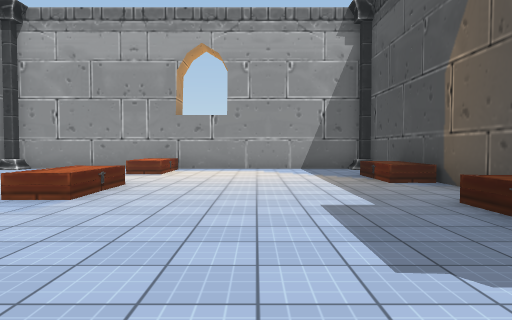
view 1 (above)

24 first-person views from a walk through a Unity game level. The camera is 1.3 m above the floor, tilts 2° down and sees 70° across. The floor is counted in squares, 2 m on a side. Each view is taken from the middle of a square. On the plan, view 1 faces up. The plan holds only what a view shows up to about 11 squares ahead; the rest is blank. The place goes on beyond the plan. Some animated figures are not drawn. Some surface patterns are stand-ins.

view 2
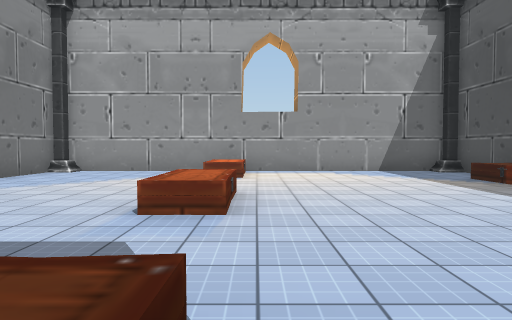

view 3
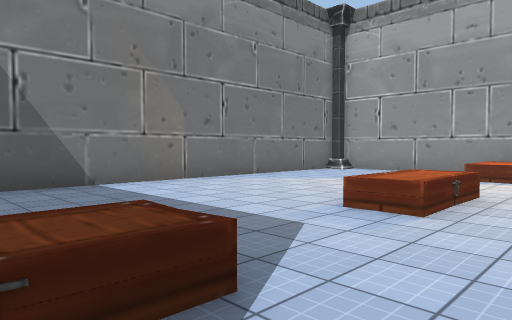

view 4
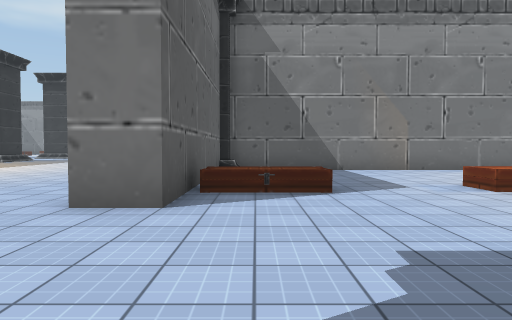

view 5
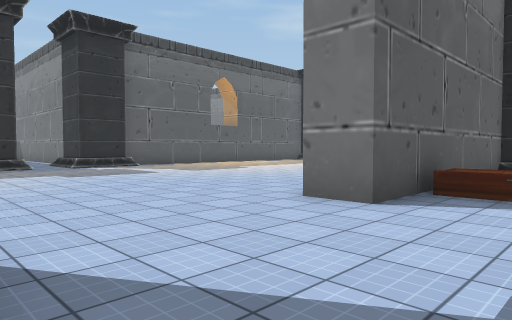

view 6
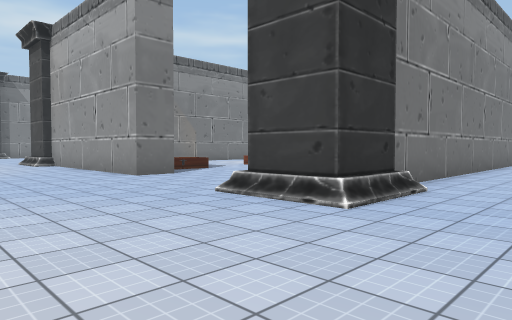

view 7
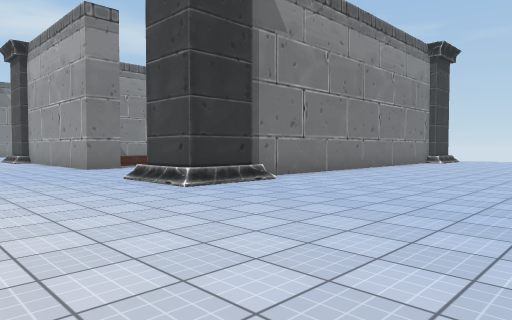

view 8
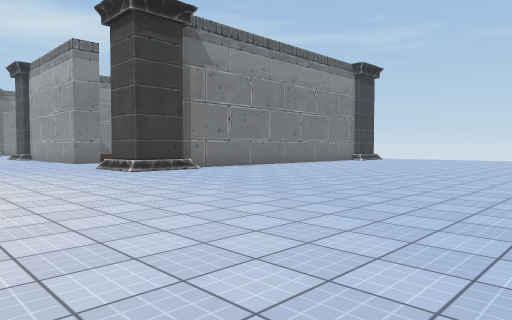

view 9
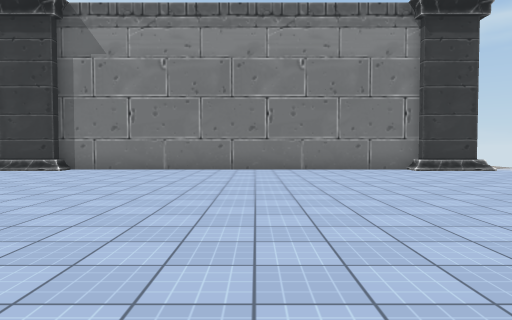

view 10
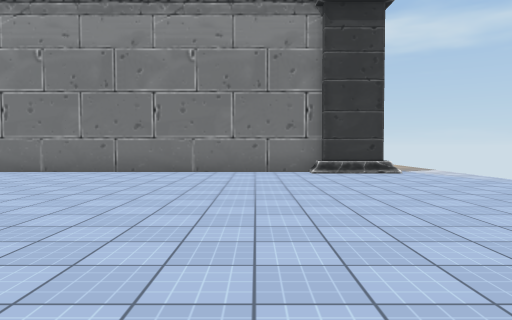

view 11
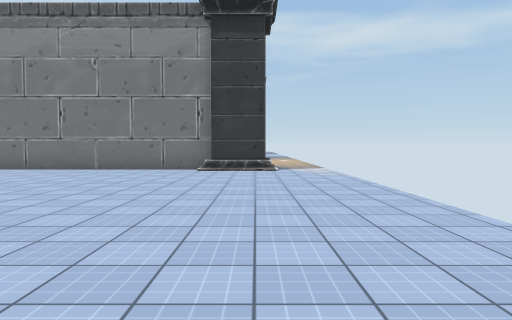

view 12
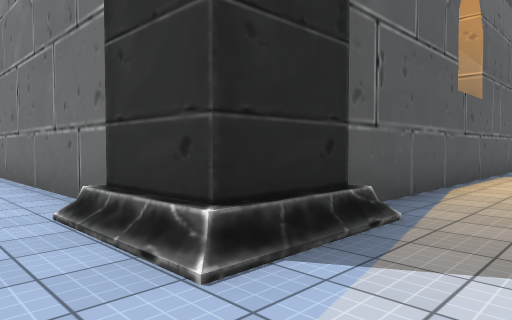

view 13
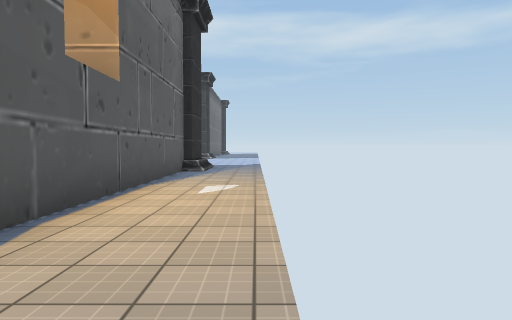

view 14
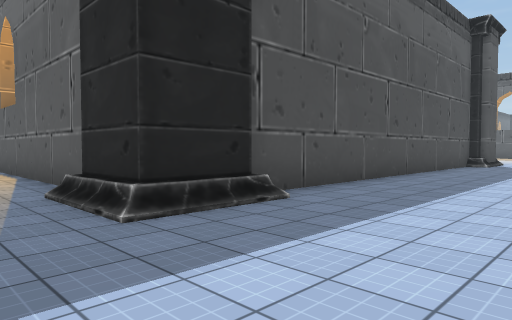

view 15
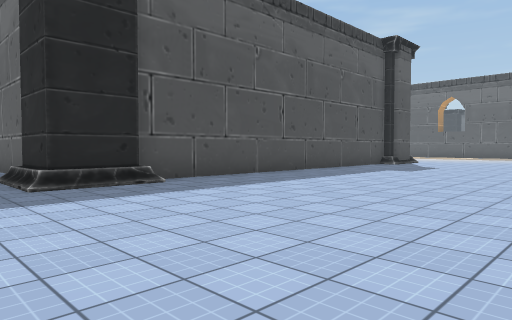

view 16
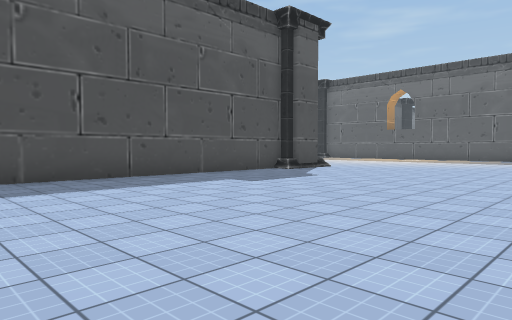

view 17
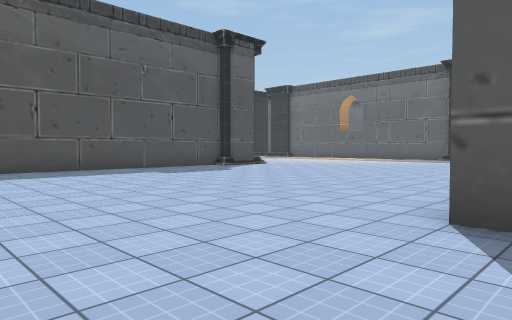

view 18
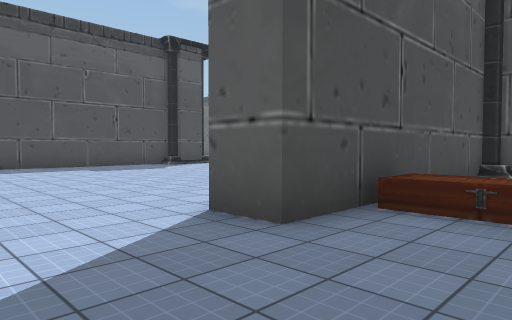

view 19
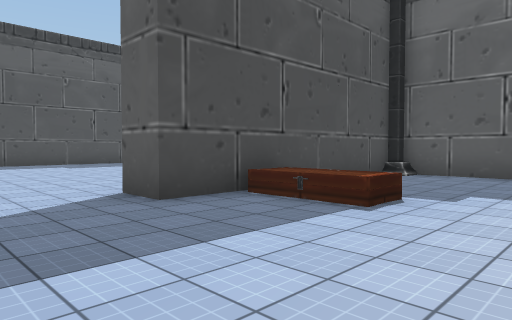

view 20
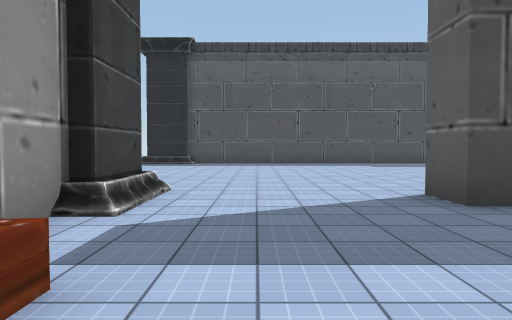

view 21
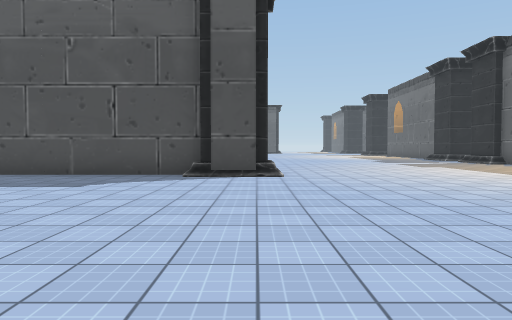

view 22
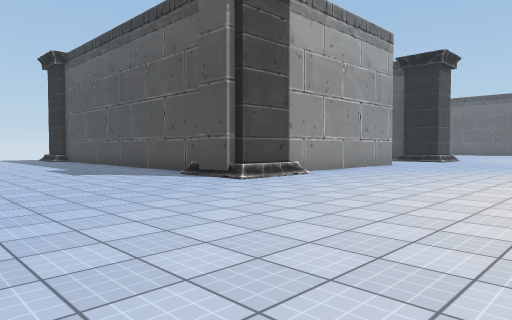

view 23
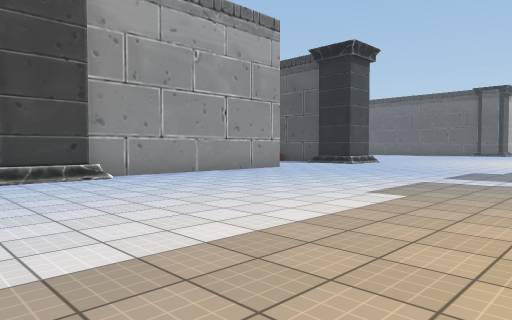

view 24
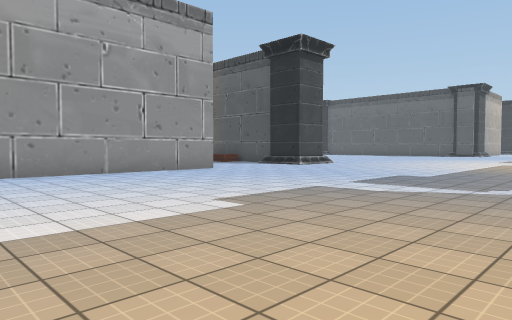

### Floor plan
Points are (right, up) in squares from view 1. A wall is a line through its corners. A room is listed if a view was taken in it or the views show most of it. See-through windows are left out.
Room 1 (views 1, 2, 3, 4, 5)
walls: (3.4, 4.7) (3.4, 10.7); (-7.1, 0) (-0.9, 0) (-0.9, -1); (-7.1, 10.7) (-7.4, 10.7) (-7.4, 0.2); (3.1, 11) (-7.1, 11); (4.6, 10.7) (3.1, 10.7)
ways out: opening at (1, -2) to room 2
objects: other object (-3, 1) to (-3, 2); other object (-3, 6); other object (-3, 9) to (-3, 10); other object (2, 8); other object (3, 3) to (3, 4)
Room 2 (views 6, 7, 8, 9, 10, 11, 12, 13, 14, 15, 16, 17, 18, 19, 20, 21, 22, 23, 24)
walls: (-0.9, -1) (-7.1, -1); (-7, -1.3) (-8.9, -1.3) (-8.9, 0.5); (4.6, 0.4) (4.6, -1.3) (3, -1.3); (-8.4, 0.2) (-8.4, 10.6); (-8.7, 0) (-8.7, 0.5); (0.4, -10.2) (0.9, -10.2); (4.4, 10.7) (4.4, 0.2); (-8.7, 10.6) (-8.7, 12.4); (3, 12.3) (4.6, 12.3); (-7.1, 12) (2.8, 12); (4.6, 12.4) (4.6, 10.7); (-8.7, 12.3) (-7.1, 12.3); (-19, -0.6) (-19, 5.7) (-17.9, 5.7); (-17.6, 9.6) (-19.4, 9.6); (-21.5, -0.8) (-19.2, -0.8); (-19.1, 9.9) (-20.4, 9.9)
low walls: (2.9, 12.4) (4.6, 12.4); (-8.7, 12.4) (-7.1, 12.4)
ways out: opening at (1, -2) to room 1
objects: other object (-23, 9) to (-22, 9); other object (-21, 4) to (-20, 4)

Where each view was taken, in squares from view 1:
view 1: 0 up, 0 right, facing up
view 2: 1 up, 2 left, facing up
view 3: 1 up, 1 left, facing up-left
view 4: 1 up, 3 right, facing left
view 5: 2 up, 3 right, facing down-left
view 6: 5 down, 7 right, facing up-left
view 7: 5 down, 10 right, facing up-left
view 8: 6 down, 14 right, facing up-left
view 9: 6 up, 15 right, facing left
view 10: 9 up, 14 right, facing left
view 11: 12 up, 15 right, facing left
view 12: 14 up, 6 right, facing down-left
view 13: 14 up, 3 right, facing left
view 14: 14 up, 12 left, facing down-right
view 15: 14 up, 15 left, facing down-right
view 16: 9 up, 16 left, facing down-right
view 17: 9 up, 19 left, facing down-right
view 18: 8 up, 21 left, facing down-right
view 19: 8 up, 23 left, facing down-right
view 20: 8 up, 23 left, facing right
view 21: 1 down, 17 left, facing right
view 22: 7 down, 14 left, facing up-right
view 23: 9 down, 10 left, facing up-right
view 24: 10 down, 8 left, facing up-right
